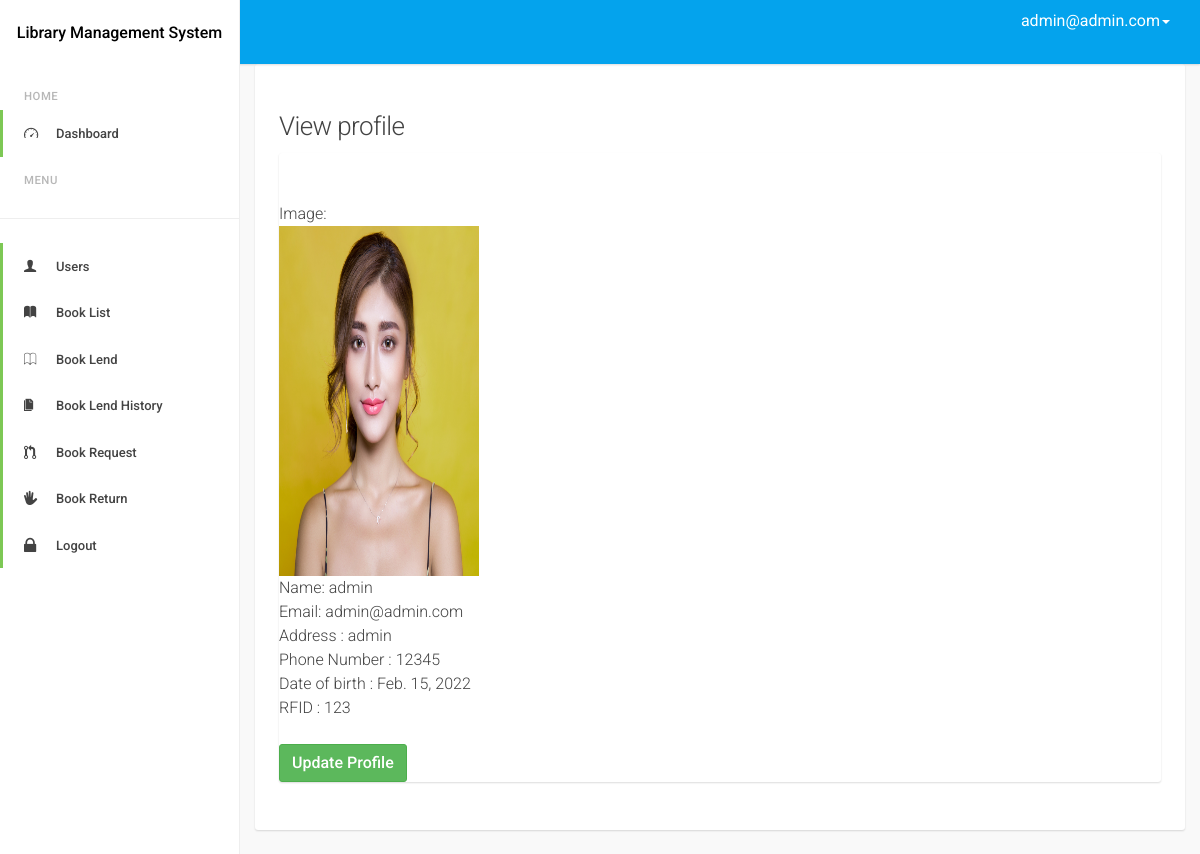
Page /userdash/profile/view/ (signed in) on the earlier database version.
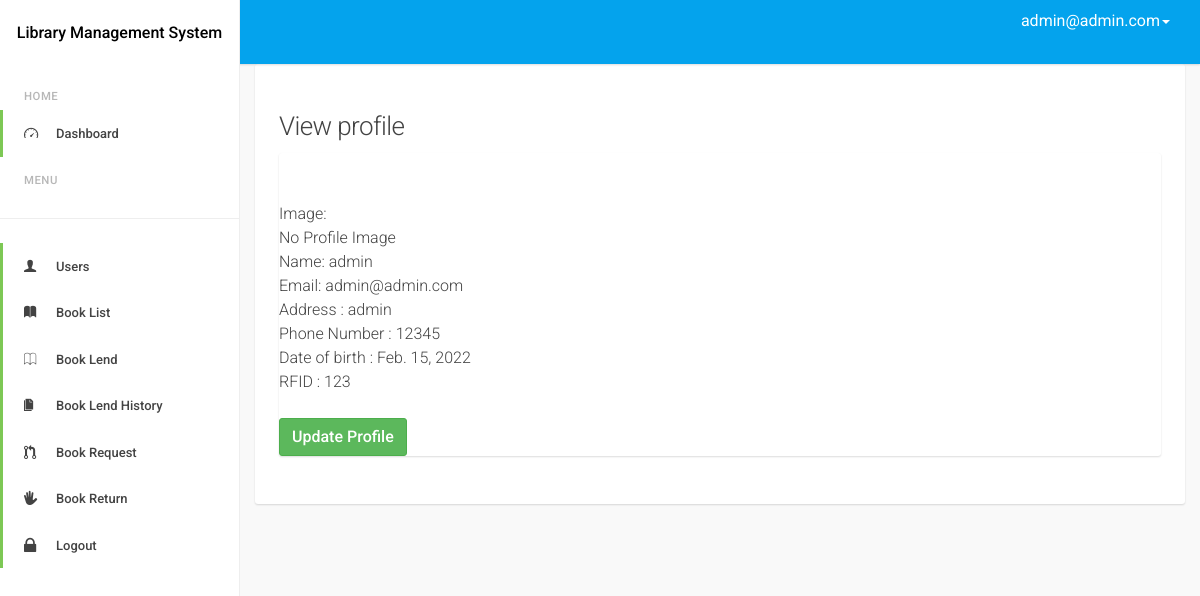
Same page on the later database version.
### profiles/models.py (models this page shows, shortened)
class Profiles(models.Model):
    GENDER_CHOICES = (
        ('M', 'Male'),
        ('F', 'Female'),
        ('N', 'Rather Not Say'),
    )
    user = models.OneToOneField(MyUser, on_delete=models.PROTECT)
    profile_image = models.ImageField(blank=True, null=True)
    full_name = models.CharField(max_length=100)
    address = models.CharField(max_length=100)
    phone_number = models.CharField(max_length=10, unique=True)
    dob = models.DateField(verbose_name='Date Of Birth')
    gender = models.CharField(max_length=1, choices=GENDER_CHOICES)
    rf_id = models.CharField(max_length=100, unique=True, blank=True, null=True)

### accounts/models.py (models this page shows, shortened)
class MyUser(AbstractBaseUser):
    email = models.EmailField(
        verbose_name='email address',
        max_length=255,
        unique=True,
    )
    is_active = models.BooleanField(default=True)
    is_admin = models.BooleanField(default=False)
    is_staff_member = models.BooleanField(default=False)
    last_login = models.DateTimeField(blank=True, null=True, verbose_name="last login")
    is_email_verified = models.BooleanField(default=False)
    is_user_verified = models.BooleanField(default=False)
    objects = MyUserManager()
    USERNAME_FIELD = 'email'
    REQUIRED_FIELDS = []
    class Meta:
        verbose_name = 'User'
        verbose_name_plural = 'Users'
    def __str__(self):
        return self.email

### user_dash/views.py (the view)
# urls.py: path('profile/view/', views.ProfileListView.as_view(), name='profile_list_view'),
@method_decorator(login_required(), name='dispatch')
class ProfileListView(ListView):
    model = Profiles
    template_name = 'user_dash/profile_view.html'
    context_object_name = 'profiles'
    def get_queryset(self):
        queryset = Profiles.objects.filter(user__email=self.request.user)
        return queryset
    def get(self, *args, **kwargs):
        if not Profiles.objects.filter(user__email=self.request.user).exists():
            return redirect('user_dash:profile_create')
        return super(ProfileListView, self).get(*args, **kwargs)

### user_dash/templates/user_dash/profile_view.html (shortened to what this page needs)
{% extends 'base.html' %}
{% load static %}
{% block body %}
    <div class="d-sm-flex align-items-center justify-content-between mb-4">
        <h1 class="h3 mb-0 text-gray-800">View profile</h1>
    </div>
    <div class="row">
        <div class="col-lg-12">
            <div class="card mb-4">
                <div class="card-header py-3 d-flex flex-row align-items-center justify-content-between">
                </div>
                <div class="table-responsive p-3">
                    {% for profile in profiles %}
                        Image:<br>
                        {% if profile.profile_image %}
                            <img src="{{ profile.profile_image.url }}" height="350" width="200"><br>
                        {% else %}
                            No Profile Image<br>
                        {% endif %}
                        Name: {{ profile.full_name }}<br>
                        Email: {{ profile.user.email }}<br>
                        Address : {{ profile.address }}<br>
                        Phone Number : {{ profile.phone_number }}<br>
                        Date of birth : {{ profile.dob }}<br>
                        RFID : {{ profile.rf_id }}<br><br>
                        <a href="{% url 'user_dash:profile_update' %}" class="btn btn-success">Update Profile</a><br>
                    {% endfor %}
                </div>
            </div>
        </div>
    </div>
{% endblock %}

Differences in the rows shown:
changed Profiles "admin": profile_image: picture removed; now shows "No Profile Image"
